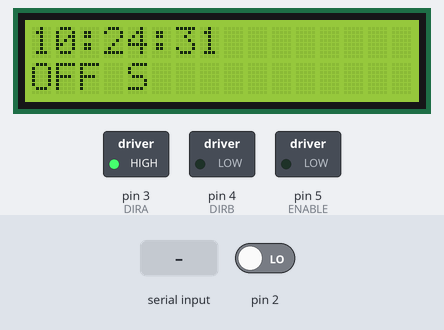
The sketch below on a simulated Arduino Uno, built with avr-gcc and run on an emulated ATmega328P. On the bench: 16×2 character LCD, switched loads named in the sketch (green lamp = pin HIGH). The test bench sets the inputs (shaded band); at power-on: pin 2 LOW. The local clock reads 2024-03-15 10:24:30 at power-on unless the sketch sets it.

Above: at 1.6 s.
1.7 s: "C" received over Serial
At 2.8 s:
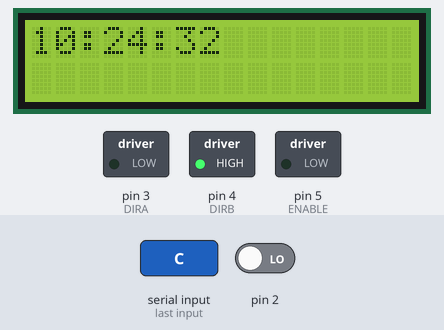
4.7 s: "1" received over Serial
At 5.8 s:
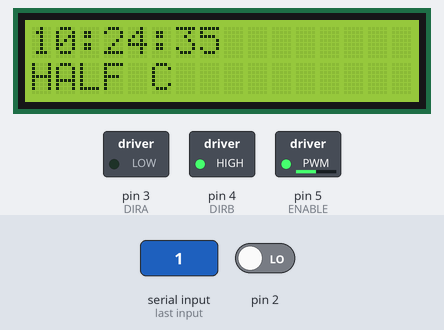
7.7 s: "R" received over Serial
At 9.4 s:
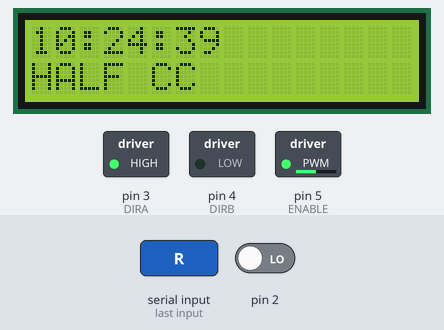
10.7 s: "2" received over Serial
At 11.9 s:
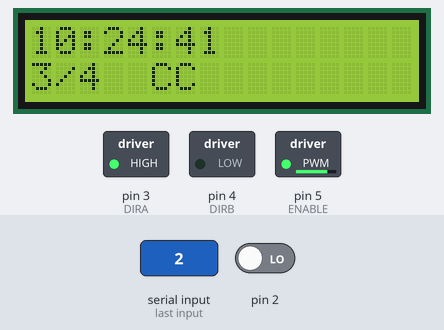
13.7 s: "c" received over Serial
At 15.9 s:
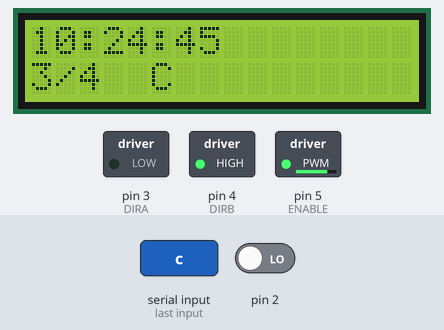
16.7 s: "3" received over Serial
At 17.9 s:
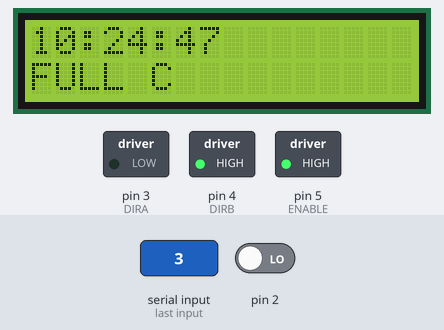
Timing chart, 0 to 19.7 s (numbered marks = the images above; inputs shaded):
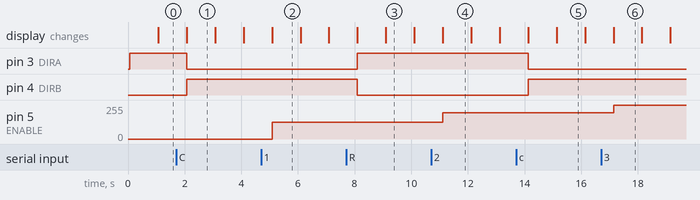

Measured:
- after the input at 1.7 s, pin 3 (DIRA): HIGH → LOW after 0.37 s; pin 4 (DIRB): LOW → HIGH after 0.37 s; the display: changes after 0.37 s (image 1)
- after the input at 4.7 s, pin 5 (ENABLE): 0/255 → 127/255 after 0.39 s; the display: changes after 0.39 s (image 2)
- after the input at 7.7 s, pin 3 (DIRA): LOW → HIGH after 0.40 s; pin 4 (DIRB): HIGH → LOW after 0.40 s; the display: first changes after 0.40 s (image 3 shows a later state)
- after the input at 10.7 s, pin 5 (ENABLE): 127/255 → 198/255 after 0.41 s; the display: changes after 0.41 s (image 4)
- after the input at 13.7 s, pin 3 (DIRA): HIGH → LOW after 0.43 s; pin 4 (DIRB): LOW → HIGH after 0.43 s; the display: first changes after 0.43 s (image 5 shows a later state)
- after the input at 16.7 s, pin 5 (ENABLE): 198/255 → 255/255 after 0.44 s; the display: changes after 0.44 s (image 6)
- what the display in image 1 shows lasts 1.0 s, from 2.1 s to 3.1 s

The sketch:

serialFanChange.ino
```cpp
#include <Wire.h>
#include <RTClib.h>
#include <LiquidCrystal.h>

RTC_DS1307 rtc;

// Define pins for DC motor using L293D
#define ENABLE 5
#define DIRA 3
#define DIRB 4

#define LCD_D7 13
#define LCD_D6 12
#define LCD_D5 11
#define LCD_D4 10
#define LCD_ENABLE 32
#define LCD_READ 28

// Motor speed levels
#define FULL_SPEED 255
#define THREE_QUARTER_SPEED 198
#define HALF_SPEED 255 / 2
#define STOPPED 0

// Define LCD pins
LiquidCrystal lcd(LCD_READ, LCD_ENABLE, LCD_D4, LCD_D5, LCD_D6, LCD_D7);

// Global variables
volatile bool fanRunning = false;
volatile int fanSpeed = STOPPED;
volatile bool fanClockwise = true; // Initial fan direction

void setup() {
  Serial.begin(9600);

  // Set up DC motor using L293D
  pinMode(ENABLE, OUTPUT);
  pinMode(DIRA, OUTPUT);
  pinMode(DIRB, OUTPUT);

  // Set up RTC
  if (!rtc.begin()) {
    Serial.println("Couldn't find RTC");
    while (1);
  }

  if (!rtc.isrunning()) { // Check if RTC lost power
    Serial.println("RTC lost power, let's set the time!");
    rtc.adjust(DateTime(F(__DATE__), F(__TIME__)));
  }

  // Set up LCD
  lcd.begin(16, 2);

  // Set initial fan direction
  updateFanDirection();

  // Set up timer interrupt
  attachInterrupt(digitalPinToInterrupt(2), updateInfoISR, RISING);
}

void loop() {
  // Check for serial input to change fan direction or speed
  if (Serial.available() > 0) {
    char input = Serial.read();
    processSerialInput(input);
  }

  // Update fan-related information and time on the LCD
  updateFanInfo();
  updateInfoISR();

  delay(1000); // Update information every second
}

void processSerialInput(char input) {
  switch (input) {
    case 'E':
    case 'e':
      analogWrite(ENABLE, HIGH);
      break;
    case 'C':
    case 'c':
      fanClockwise = true;
      lcd.clear();
      updateFanDirection();
      updateInfoISR();
      digitalWrite(DIRA, LOW);
      digitalWrite(DIRB, HIGH);
      delay(1000);
      break;
    case 'R':
    case 'r':
      fanClockwise = false;
      lcd.clear();
      updateFanDirection();
      updateInfoISR();
      digitalWrite(DIRA, HIGH);
      digitalWrite(DIRB, LOW);
      delay(1000);
      break;
    case '0':
      fanSpeed = STOPPED;
      fanRunning = false;
      lcd.clear();
      updateFanInfo();
      updateInfoISR();
      analogWrite(ENABLE, 0);
      delay(1000);
      break;
    case '1':
      fanSpeed = HALF_SPEED;
      fanRunning = true;
      lcd.clear();
      updateFanInfo();
      updateInfoISR();
      analogWrite(ENABLE, HALF_SPEED);
      delay(1000);
      break;
    case '2':
      fanSpeed = THREE_QUARTER_SPEED;
      fanRunning = true;
      lcd.clear();
      updateFanInfo();
      updateInfoISR();
      analogWrite(ENABLE, THREE_QUARTER_SPEED);
      delay(1000);
      break;
    case '3':
      fanSpeed = FULL_SPEED;
      fanRunning = true;
      lcd.clear();
      updateFanInfo();
      updateInfoISR();
      analogWrite(ENABLE, FULL_SPEED);
      delay(1000);
      break;
  }
}

void updateFanInfo() {
  lcd.setCursor(0, 1);
  lcd.print(getFanSpeedText());
  lcd.print(" ");
  lcd.print(getRotationDirection());
}

String getFanSpeedText() {
  switch (fanSpeed) {
    case STOPPED:
      return "OFF";
    case HALF_SPEED:
      return "HALF";
    case THREE_QUARTER_SPEED:
      return "3/4 ";
    case FULL_SPEED:
      return "FULL";
    default:
      return "UNKNOWN";
  }
}

String getRotationDirection() {
  if (fanSpeed > 0) {
    return (fanClockwise ? "C" : "CC");
  } else {
    return "S";
  }
}

void updateInfoISR() {
  static unsigned long lastUpdateMillis = 0;
  const unsigned long updateInterval = 1000; // Update interval in milliseconds

  unsigned long currentMillis = millis();

  // Check if the specified update interval has passed
  if (currentMillis - lastUpdateMillis >= updateInterval) {
    DateTime now = rtc.now();

    // Display the time on the LCD
    lcd.setCursor(0, 0);
    lcd.print(now.hour(), DEC);
    lcd.print(':');
    lcd.print((now.minute() < 10) ? "0" : "");
    lcd.print(now.minute(), DEC);
    lcd.print(':');
    lcd.print((now.second() < 10) ? "0" : "");
    lcd.print(now.second(), DEC);

    // Update the last update time
    lastUpdateMillis = currentMillis;
  }
}

void updateFanDirection() {
  if (fanClockwise) {
    digitalWrite(DIRA, HIGH);
    digitalWrite(DIRB, LOW);
  } else {
    digitalWrite(DIRA, LOW);
    digitalWrite(DIRB, HIGH);
  }
}
```
